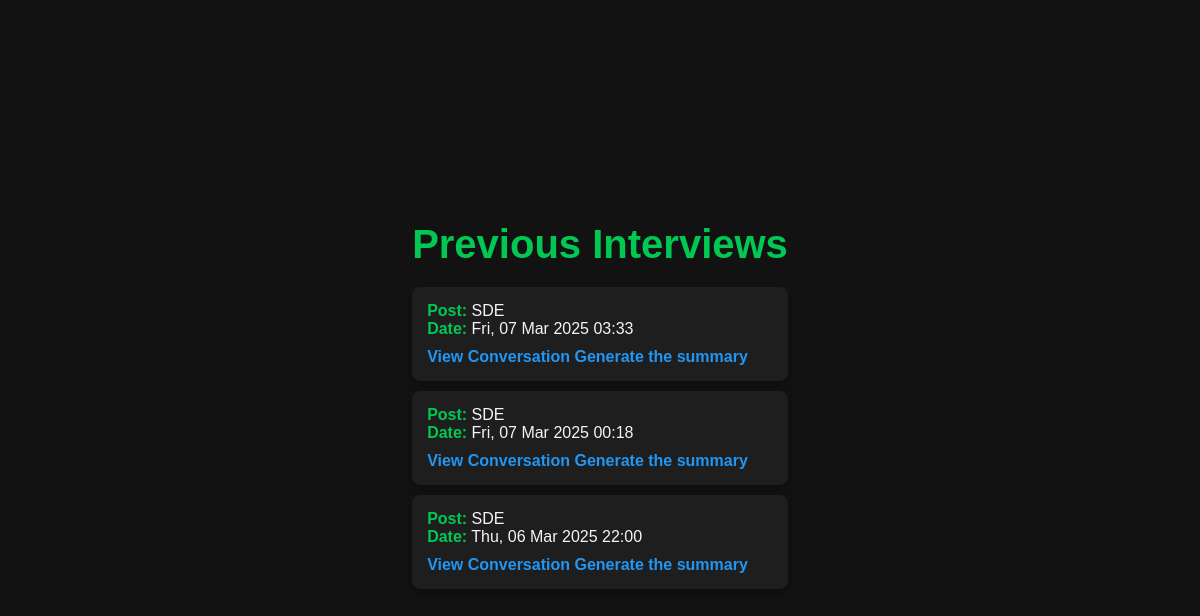
The page /previous_interviews/ (signed in) on the database its author committed.
### bot/models.py (models this page shows, shortened)
class conversation(models.Model):
    user = models.ForeignKey(User, on_delete=models.CASCADE, default=1)
    post = models.ForeignKey(posts, on_delete=models.CASCADE, default=1)
    time = models.DateTimeField(auto_now_add=True)  # Automatically set to current time when created

class posts(models.Model):
    post = models.CharField(max_length=100, default="Default Post Title")
    content = models.TextField(blank=True, null=True)

### bot/views.py (the view)
# urls.py: path('previous_interviews/', views.previous_interviews, name='previous_interviews'),
@login_required
def previous_interviews(request):
    user = request.user  # Get the current logged-in user
    conversations = conversation.objects.filter(user=user).order_by('-time')
    return render(request, 'bot/previous_interviews.html', {'conversations': conversations})

### bot/templates/bot/previous_interviews.html (shortened to what this page needs)
<!DOCTYPE html>
<html lang="en">
<head>
</head>
<body>
    <div>
        <h1>Previous Interviews</h1>
        {% if conversations %}
            <ul>
                {% for convo in conversations %}
                    <li>
                        <strong>Post:</strong> {{ convo.post.post }} <br>
                        <strong>Date:</strong> {{ convo.time|date:"D, d M Y H:i" }} <br>
                        <a href="{% url 'view_conversation' convoid=convo.id %}">View Conversation</a>
                        <a href="{% url 'summary' convoid=convo.id %}">Generate the summary</a>
                    </li>
                {% endfor %}
            </ul>
        {% else %}
            <p>No previous interviews found.</p>
        {% endif %}
    </div>
</body>
</html>

### bot/templates/bot/previous_interviews.html (style rules this page uses)
body { font-family: Arial, sans-serif; margin: 0; padding: 0; background-color: #121212; color: #f5f5f5; display: flex; justify-content: center; align-items: center; min-height: 100vh; }
h1 { text-align: center; font-size: 2.5em; margin-bottom: 20px; color: #00c853; }
ul { list-style: none; padding: 0; }
li { background-color: #1e1e1e; margin: 10px 0; padding: 15px; border-radius: 8px; box-shadow: 0 4px 8px rgba(0, 0, 0, 0.3); }
li strong { color: #00c853; }
li a { display: inline-block; margin-top: 10px; text-decoration: none; color: #2196f3; font-weight: bold; transition: color 0.3s; }

### rows shown on the page
conversation: post.post "SDE", time "Fri, 07 Mar 2025 03:33"
conversation: post.post "SDE", time "Fri, 07 Mar 2025 00:18"
conversation: post.post "SDE", time "Thu, 06 Mar 2025 22:00"
